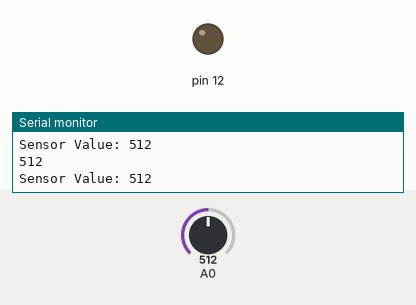
Simulated run of this sketch. Board: Arduino Uno, built with avr-gcc and run on an emulated ATmega328P. Parts: output pins drawn as LEDs (lit = HIGH), the last lines printed to the serial monitor. The test bench sets the inputs (shaded band); at power-on: A0 = 512.

Above: at 1.2 s.
1.3 s: A0 set to 1010
2.8 s: A0 set to 1023
At 3.2 s:
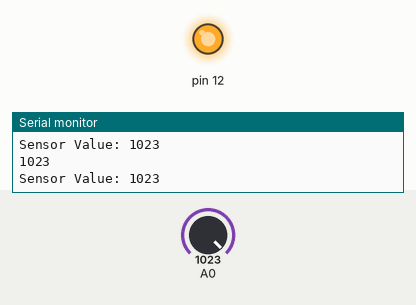
4.3 s: A0 set to 900
At 4.7 s:
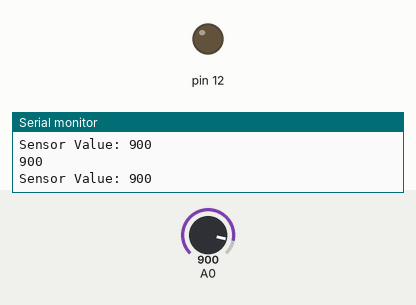
Timing chart, 0 to 7.3 s (numbered marks = the images above; inputs shaded):
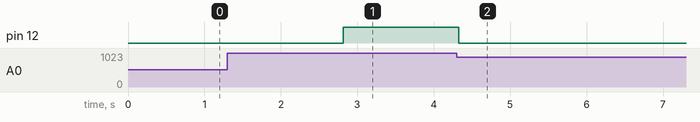

The sketch:

Roller_Ball_Sensor_Inclinison.ino
```cpp
//const int buzzer = 10;
int sensor;
void setup() {
  // put your setup code here, to run once:

  //pinMode(buzzer, OUTPUT);
  pinMode(12, OUTPUT);
  Serial.begin(9600); // Serial Monitor @ 9600 baud
}

void loop() {
  // put your main code here, to run repeatedly:
  sensor = analogRead(A0);
  Serial.println(sensor);
  //While sensor is not moving, analog pin receive 1023~1024 value
  if (sensor == 1023){
    //tone(buzzer, 500);
    digitalWrite(12, HIGH);
    Serial.print("Sensor Value: ");
    Serial.println(sensor);
  }
  else{
    //noTone(buzzer);
    digitalWrite(12, LOW);
    Serial.print("Sensor Value: ");
    Serial.println(sensor);
  }
  delay(100);
}
```

Measured:
- the behaviour switches between 1022 and 1023 on A0 (found by bisection; images 0 and 1)
- after the input at 2.8 s, pin 12: LOW → HIGH at once
- after the input at 4.3 s, pin 12: HIGH → LOW at once
